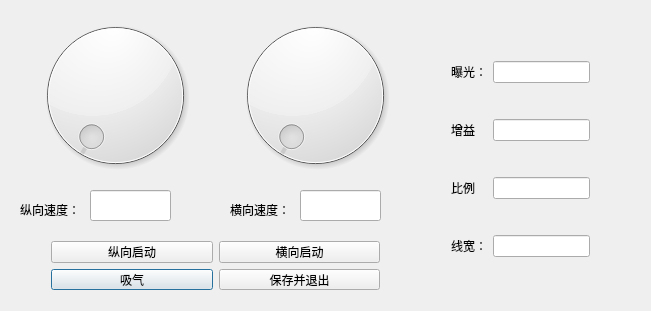
<?xml version="1.0" encoding="UTF-8"?>
<ui version="4.0">
 <class>Cconsole</class>
 <widget class="QDialog" name="Cconsole">
  <property name="geometry">
   <rect>
    <x>0</x>
    <y>0</y>
    <width>651</width>
    <height>311</height>
   </rect>
  </property>
  <property name="windowTitle">
   <string>Cconsole</string>
  </property>
  <widget class="QDial" name="dial">
   <property name="geometry">
    <rect>
     <x>30</x>
     <y>10</y>
     <width>171</width>
     <height>171</height>
    </rect>
   </property>
  </widget>
  <widget class="QLineEdit" name="ZongEdit">
   <property name="geometry">
    <rect>
     <x>90</x>
     <y>190</y>
     <width>81</width>
     <height>31</height>
    </rect>
   </property>
  </widget>
  <widget class="QLabel" name="label">
   <property name="geometry">
    <rect>
     <x>20</x>
     <y>200</y>
     <width>61</width>
     <height>20</height>
    </rect>
   </property>
   <property name="text">
    <string>纵向速度：</string>
   </property>
  </widget>
  <widget class="QWidget" name="gridLayoutWidget">
   <property name="geometry">
    <rect>
     <x>440</x>
     <y>20</y>
     <width>161</width>
     <height>281</height>
    </rect>
   </property>
   <layout class="QGridLayout" name="gridLayout">
    <item row="2" column="1">
     <widget class="QLineEdit" name="PixelEdit"/>
    </item>
    <item row="0" column="0">
     <widget class="QLabel" name="label_2">
      <property name="text">
       <string>曝光：</string>
      </property>
     </widget>
    </item>
    <item row="1" column="0">
     <widget class="QLabel" name="label_3">
      <property name="text">
       <string>增益</string>
      </property>
     </widget>
    </item>
    <item row="2" column="0">
     <widget class="QLabel" name="label_4">
      <property name="text">
       <string>比例</string>
      </property>
     </widget>
    </item>
    <item row="0" column="1">
     <widget class="QLineEdit" name="ExposeEdit"/>
    </item>
    <item row="1" column="1">
     <widget class="QLineEdit" name="GainEdit"/>
    </item>
    <item row="3" column="1">
     <widget class="QLineEdit" name="WidthEdit"/>
    </item>
    <item row="3" column="0">
     <widget class="QLabel" name="label_5">
      <property name="text">
       <string>线宽：</string>
      </property>
     </widget>
    </item>
   </layout>
  </widget>
  <widget class="QDial" name="dial_2">
   <property name="geometry">
    <rect>
     <x>230</x>
     <y>10</y>
     <width>171</width>
     <height>171</height>
    </rect>
   </property>
  </widget>
  <widget class="QLabel" name="label_6">
   <property name="geometry">
    <rect>
     <x>230</x>
     <y>200</y>
     <width>61</width>
     <height>20</height>
    </rect>
   </property>
   <property name="text">
    <string>横向速度：</string>
   </property>
  </widget>
  <widget class="QLineEdit" name="HengEdit">
   <property name="geometry">
    <rect>
     <x>300</x>
     <y>190</y>
     <width>81</width>
     <height>31</height>
    </rect>
   </property>
  </widget>
  <widget class="QWidget" name="gridLayoutWidget_2">
   <property name="geometry">
    <rect>
     <x>40</x>
     <y>230</y>
     <width>351</width>
     <height>71</height>
    </rect>
   </property>
   <layout class="QGridLayout" name="gridLayout_2">
    <item row="1" column="0">
     <widget class="QPushButton" name="pushButton_4">
      <property name="text">
       <string>吸气</string>
      </property>
     </widget>
    </item>
    <item row="1" column="1">
     <widget class="QPushButton" name="pushButton_2">
      <property name="text">
       <string>保存并退出</string>
      </property>
     </widget>
    </item>
    <item row="0" column="0">
     <widget class="QPushButton" name="pushButton_3">
      <property name="text">
       <string>纵向启动</string>
      </property>
     </widget>
    </item>
    <item row="0" column="1">
     <widget class="QPushButton" name="pushButton">
      <property name="text">
       <string>横向启动</string>
      </property>
     </widget>
    </item>
   </layout>
  </widget>
  <widget class="QLabel" name="label_7">
   <property name="geometry">
    <rect>
     <x>390</x>
     <y>10</y>
     <width>181</width>
     <height>31</height>
    </rect>
   </property>
   <property name="text">
    <string/>
   </property>
  </widget>
  <zorder>dial</zorder>
  <zorder>ZongEdit</zorder>
  <zorder>label</zorder>
  <zorder>gridLayoutWidget</zorder>
  <zorder>dial_2</zorder>
  <zorder>label_6</zorder>
  <zorder>gridLayoutWidget_2</zorder>
  <zorder>HengEdit</zorder>
  <zorder>label_7</zorder>
 </widget>
 <layoutdefault spacing="6" margin="11"/>
 <tabstops>
  <tabstop>pushButton_2</tabstop>
  <tabstop>ZongEdit</tabstop>
  <tabstop>HengEdit</tabstop>
  <tabstop>ExposeEdit</tabstop>
  <tabstop>GainEdit</tabstop>
  <tabstop>PixelEdit</tabstop>
  <tabstop>WidthEdit</tabstop>
  <tabstop>pushButton_3</tabstop>
  <tabstop>pushButton</tabstop>
  <tabstop>pushButton_4</tabstop>
  <tabstop>dial</tabstop>
  <tabstop>dial_2</tabstop>
 </tabstops>
 <resources/>
 <connections>
  <connection>
   <sender>pushButton_2</sender>
   <signal>clicked()</signal>
   <receiver>Cconsole</receiver>
   <slot>returnmain()</slot>
   <hints>
    <hint type="sourcelabel">
     <x>388</x>
     <y>275</y>
    </hint>
    <hint type="destinationlabel">
     <x>410</x>
     <y>269</y>
    </hint>
   </hints>
  </connection>
  <connection>
   <sender>dial</sender>
   <signal>valueChanged(int)</signal>
   <receiver>Cconsole</receiver>
   <slot>Dialnum_1()</slot>
   <hints>
    <hint type="sourcelabel">
     <x>188</x>
     <y>42</y>
    </hint>
    <hint type="destinationlabel">
     <x>217</x>
     <y>45</y>
    </hint>
   </hints>
  </connection>
  <connection>
   <sender>dial_2</sender>
   <signal>valueChanged(int)</signal>
   <receiver>Cconsole</receiver>
   <slot>Dialnum_2()</slot>
   <hints>
    <hint type="sourcelabel">
     <x>241</x>
     <y>21</y>
    </hint>
    <hint type="destinationlabel">
     <x>216</x>
     <y>18</y>
    </hint>
   </hints>
  </connection>
  <connection>
   <sender>pushButton</sender>
   <signal>clicked()</signal>
   <receiver>Cconsole</receiver>
   <slot>horizontal_speed()</slot>
   <hints>
    <hint type="sourcelabel">
     <x>358</x>
     <y>245</y>
    </hint>
    <hint type="destinationlabel">
     <x>198</x>
     <y>210</y>
    </hint>
   </hints>
  </connection>
  <connection>
   <sender>pushButton_3</sender>
   <signal>clicked()</signal>
   <receiver>Cconsole</receiver>
   <slot>vertical_speed()</slot>
   <hints>
    <hint type="sourcelabel">
     <x>193</x>
     <y>236</y>
    </hint>
    <hint type="destinationlabel">
     <x>393</x>
     <y>218</y>
    </hint>
   </hints>
  </connection>
  <connection>
   <sender>pushButton_4</sender>
   <signal>clicked()</signal>
   <receiver>Cconsole</receiver>
   <slot>testqi()</slot>
   <hints>
    <hint type="sourcelabel">
     <x>52</x>
     <y>278</y>
    </hint>
    <hint type="destinationlabel">
     <x>24</x>
     <y>275</y>
    </hint>
   </hints>
  </connection>
  <connection>
   <sender>pushButton_2</sender>
   <signal>clicked()</signal>
   <receiver>Cconsole</receiver>
   <slot>save_quit()</slot>
   <hints>
    <hint type="sourcelabel">
     <x>295</x>
     <y>288</y>
    </hint>
    <hint type="destinationlabel">
     <x>265</x>
     <y>295</y>
    </hint>
   </hints>
  </connection>
 </connections>
 <slots>
  <slot>returnmain()</slot>
  <slot>Dialnum_1()</slot>
  <slot>Dialnum_2()</slot>
  <slot>vertical_speed()</slot>
  <slot>horizontal_speed()</slot>
  <slot>save_quit()</slot>
  <slot>testqi()</slot>
 </slots>
</ui>
